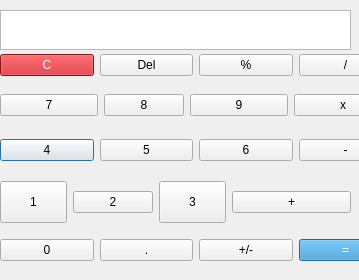
<?xml version="1.0" encoding="UTF-8"?>
<ui version="4.0">
 <class>calculatrice</class>
 <widget class="QDialog" name="calculatrice">
  <property name="geometry">
   <rect>
    <x>0</x>
    <y>0</y>
    <width>359</width>
    <height>280</height>
   </rect>
  </property>
  <property name="windowTitle">
   <string>Dialog</string>
  </property>
  <widget class="QWidget" name="layoutWidget">
   <property name="geometry">
    <rect>
     <x>0</x>
     <y>130</y>
     <width>392</width>
     <height>41</height>
    </rect>
   </property>
   <layout class="QHBoxLayout" name="horizontalLayout_2">
    <item>
     <widget class="QPushButton" name="num4">
      <property name="text">
       <string>4</string>
      </property>
      <attribute name="buttonGroup">
       <string notr="true">numberGroup</string>
      </attribute>
     </widget>
    </item>
    <item>
     <widget class="QPushButton" name="num5">
      <property name="text">
       <string>5</string>
      </property>
      <attribute name="buttonGroup">
       <string notr="true">numberGroup</string>
      </attribute>
     </widget>
    </item>
    <item>
     <widget class="QPushButton" name="num6">
      <property name="text">
       <string>6</string>
      </property>
      <attribute name="buttonGroup">
       <string notr="true">numberGroup</string>
      </attribute>
     </widget>
    </item>
    <item>
     <widget class="QPushButton" name="actionMinus">
      <property name="text">
       <string>-</string>
      </property>
      <attribute name="buttonGroup">
       <string notr="true">actionGroup</string>
      </attribute>
     </widget>
    </item>
   </layout>
  </widget>
  <widget class="QWidget" name="layoutWidget_2">
   <property name="geometry">
    <rect>
     <x>0</x>
     <y>230</y>
     <width>392</width>
     <height>41</height>
    </rect>
   </property>
   <layout class="QHBoxLayout" name="horizontalLayout_4">
    <property name="rightMargin">
     <number>0</number>
    </property>
    <item>
     <widget class="QPushButton" name="num0">
      <property name="text">
       <string>0</string>
      </property>
      <attribute name="buttonGroup">
       <string notr="true">numberGroup</string>
      </attribute>
     </widget>
    </item>
    <item>
     <widget class="QPushButton" name="comma">
      <property name="text">
       <string>.</string>
      </property>
     </widget>
    </item>
    <item>
     <widget class="QPushButton" name="actionSign">
      <property name="text">
       <string>+/-</string>
      </property>
     </widget>
    </item>
    <item>
     <widget class="QPushButton" name="actionCalc">
      <property name="styleSheet">
       <string notr="true">background-color: #3490cd;
color: #ffffff;</string>
      </property>
      <property name="text">
       <string>=</string>
      </property>
     </widget>
    </item>
   </layout>
  </widget>
  <widget class="QWidget" name="layoutWidget_3">
   <property name="geometry">
    <rect>
     <x>0</x>
     <y>50</y>
     <width>392</width>
     <height>31</height>
    </rect>
   </property>
   <layout class="QHBoxLayout" name="horizontalLayout_5">
    <item>
     <widget class="QPushButton" name="actionClear">
      <property name="styleSheet">
       <string notr="true">background-color: #cb1a21;
color: #ffffff;</string>
      </property>
      <property name="text">
       <string>C</string>
      </property>
     </widget>
    </item>
    <item>
     <widget class="QPushButton" name="actionDel">
      <property name="text">
       <string>Del</string>
      </property>
     </widget>
    </item>
    <item>
     <widget class="QPushButton" name="actionPercent">
      <property name="text">
       <string>%</string>
      </property>
     </widget>
    </item>
    <item>
     <widget class="QPushButton" name="actionDiv">
      <property name="text">
       <string>/</string>
      </property>
      <attribute name="buttonGroup">
       <string notr="true">actionGroup</string>
      </attribute>
     </widget>
    </item>
   </layout>
  </widget>
  <widget class="QWidget" name="layoutWidget_4">
   <property name="geometry">
    <rect>
     <x>0</x>
     <y>180</y>
     <width>351</width>
     <height>44</height>
    </rect>
   </property>
   <layout class="QHBoxLayout" name="horizontalLayout">
    <property name="bottomMargin">
     <number>0</number>
    </property>
    <item>
     <widget class="QPushButton" name="num1">
      <property name="sizePolicy">
       <sizepolicy hsizetype="Fixed" vsizetype="Fixed">
        <horstretch>0</horstretch>
        <verstretch>0</verstretch>
       </sizepolicy>
      </property>
      <property name="minimumSize">
       <size>
        <width>67</width>
        <height>42</height>
       </size>
      </property>
      <property name="maximumSize">
       <size>
        <width>67</width>
        <height>42</height>
       </size>
      </property>
      <property name="text">
       <string>1</string>
      </property>
      <attribute name="buttonGroup">
       <string notr="true">numberGroup</string>
      </attribute>
     </widget>
    </item>
    <item>
     <widget class="QPushButton" name="num2">
      <property name="sizePolicy">
       <sizepolicy hsizetype="Fixed" vsizetype="Fixed">
        <horstretch>0</horstretch>
        <verstretch>0</verstretch>
       </sizepolicy>
      </property>
      <property name="text">
       <string>2</string>
      </property>
      <attribute name="buttonGroup">
       <string notr="true">numberGroup</string>
      </attribute>
     </widget>
    </item>
    <item>
     <widget class="QPushButton" name="num3">
      <property name="sizePolicy">
       <sizepolicy hsizetype="Fixed" vsizetype="Fixed">
        <horstretch>0</horstretch>
        <verstretch>0</verstretch>
       </sizepolicy>
      </property>
      <property name="maximumSize">
       <size>
        <width>67</width>
        <height>42</height>
       </size>
      </property>
      <property name="text">
       <string>3</string>
      </property>
      <attribute name="buttonGroup">
       <string notr="true">numberGroup</string>
      </attribute>
     </widget>
    </item>
    <item>
     <widget class="QPushButton" name="actionPlus">
      <property name="text">
       <string>+</string>
      </property>
      <attribute name="buttonGroup">
       <string notr="true">actionGroup</string>
      </attribute>
     </widget>
    </item>
   </layout>
  </widget>
  <widget class="QLabel" name="displayPanel">
   <property name="geometry">
    <rect>
     <x>0</x>
     <y>10</y>
     <width>351</width>
     <height>40</height>
    </rect>
   </property>
   <property name="minimumSize">
    <size>
     <width>290</width>
     <height>40</height>
    </size>
   </property>
   <property name="maximumSize">
    <size>
     <width>16777215</width>
     <height>40</height>
    </size>
   </property>
   <property name="font">
    <font>
     <family>Open Sans</family>
     <pointsize>20</pointsize>
     <weight>50</weight>
     <italic>false</italic>
     <bold>false</bold>
     <kerning>true</kerning>
    </font>
   </property>
   <property name="layoutDirection">
    <enum>Qt::LeftToRight</enum>
   </property>
   <property name="styleSheet">
    <string notr="true">border: 1 solid #b8b8b8;
background-color: #fff;</string>
   </property>
   <property name="text">
    <string/>
   </property>
   <property name="scaledContents">
    <bool>true</bool>
   </property>
   <property name="alignment">
    <set>Qt::AlignRight|Qt::AlignTrailing|Qt::AlignVCenter</set>
   </property>
   <property name="wordWrap">
    <bool>true</bool>
   </property>
   <property name="textInteractionFlags">
    <set>Qt::TextSelectableByKeyboard|Qt::TextSelectableByMouse</set>
   </property>
  </widget>
  <widget class="QWidget" name="layoutWidget_5">
   <property name="geometry">
    <rect>
     <x>0</x>
     <y>90</y>
     <width>392</width>
     <height>31</height>
    </rect>
   </property>
   <layout class="QHBoxLayout" name="horizontalLayout_3">
    <item>
     <widget class="QPushButton" name="num7">
      <property name="text">
       <string>7</string>
      </property>
      <attribute name="buttonGroup">
       <string notr="true">numberGroup</string>
      </attribute>
     </widget>
    </item>
    <item>
     <widget class="QPushButton" name="num8">
      <property name="sizePolicy">
       <sizepolicy hsizetype="Fixed" vsizetype="Fixed">
        <horstretch>0</horstretch>
        <verstretch>0</verstretch>
       </sizepolicy>
      </property>
      <property name="text">
       <string>8</string>
      </property>
      <attribute name="buttonGroup">
       <string notr="true">numberGroup</string>
      </attribute>
     </widget>
    </item>
    <item>
     <widget class="QPushButton" name="num9">
      <property name="text">
       <string>9</string>
      </property>
      <attribute name="buttonGroup">
       <string notr="true">numberGroup</string>
      </attribute>
     </widget>
    </item>
    <item>
     <widget class="QPushButton" name="actionMul">
      <property name="text">
       <string>x</string>
      </property>
      <attribute name="buttonGroup">
       <string notr="true">actionGroup</string>
      </attribute>
     </widget>
    </item>
   </layout>
  </widget>
 </widget>
 <resources/>
 <connections/>
 <buttongroups>
  <buttongroup name="numberGroup"/>
  <buttongroup name="actionGroup"/>
 </buttongroups>
</ui>
